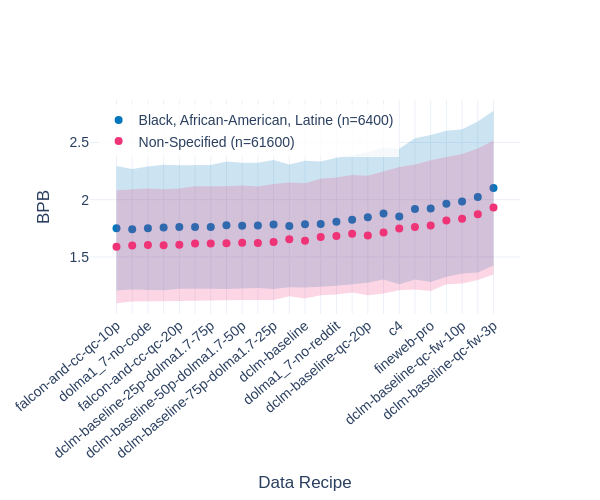

Here is the notebook cell this chart was saved with:
### Code cell
import numpy as np
import plotly.graph_objects as go
from collections import defaultdict
import plotly.colors as pc

def to_rgba(color, alpha=0.05):
    r, g, b = pc.unlabel_rgb(color) if color.startswith('rgb') else [int(color[i:i+2], 16) * 255 // 255 for i in (1, 3, 5)]
    return f"rgba({r},{g},{b},{alpha})"

VARIANT = 'sentence'
MIN_INSTANCES = 10
POC_COMS = ['African', 'Black', "Latine", "drag"]  
BLACK_COMS = ['African', 'Black']
LATINE_COMS = ['Latine']

recipes = list(results_recipes_communities.keys())

# Count total instances per community across all recipes
community_counts = defaultdict(int)
for score, communities, term in results_recipes_communities["dolma1_7-1B"][VARIANT]:
    for c in communities:
        community_counts[c] += 1

all_communities = sorted(c for c, n in community_counts.items() if n >= MIN_INSTANCES and community_terms[c] > 0)

# Separate communities into two groups based on substring
communities_with_substring = [c for c in all_communities if any(com in c for com in POC_COMS)]
communities_without_substring = [c for c in all_communities if not any(com in c for com in POC_COMS)]
# black_coms = [c for c in all_communities if any(com in c for com in BLACK_COMS)]
# latine_coms = [c for c in all_communities if any(com in c for com in LATINE_COMS)]

print(communities_with_substring)

# Aggregate data for each group
group_data = {
    f'Black, African-American, Latine': communities_with_substring,
    f'Non-Specified': communities_without_substring,
    # f'Black': black_coms,
    # f'Latine': latine_coms,
}

# Calculate aggregated means and stds per recipe for each group
# AND count total instances per group
group_means = defaultdict(dict)
group_stds = defaultdict(dict)
group_instance_counts = defaultdict(int)

for group_name, comm_list in group_data.items():
    for r in recipes:
        all_scores = []
        for score, communities, term in results_recipes_communities[r][VARIANT]:
            # Check if any community in this instance belongs to the group
            if any(c in comm_list for c in communities):
                all_scores.append(score)
                group_instance_counts[group_name] += 1  # Count each data entry
        
        group_means[group_name][r] = np.mean(all_scores) if all_scores else np.nan
        group_stds[group_name][r] = np.std(all_scores) if all_scores else np.nan

# Sort recipes by overall mean BPB
overall_means = {r: np.nanmean([group_means[g][r] for g in group_data.keys()]) for r in recipes}
sorted_recipes = sorted(recipes, key=lambda r: overall_means[r])

# Use just 2 colors for the 2 groups
colors = [ "#0077BB", "#EE3377"]  # Blue and orange

fig = go.Figure()

for i, (group_name, comm_list) in enumerate(group_data.items()):
    if not comm_list:  # Skip if group is empty
        continue
    
    ys = np.array([group_means[group_name][r] for r in sorted_recipes], dtype=float)
    errs = np.array([group_stds[group_name][r] for r in sorted_recipes], dtype=float)
    col = colors[i]
    
    # Shaded std band
    fig.add_trace(go.Scatter(
        x=sorted_recipes + sorted_recipes[::-1],
        y=np.concatenate([ys + errs, (ys - errs)[::-1]]).tolist(),
        fill='toself',
        fillcolor=to_rgba(col, alpha=0.2),
        line=dict(width=0),
        hoverinfo='skip',
        showlegend=False,
    ))
    
    # Mean line with instance count
    fig.add_trace(go.Scatter(
        x=sorted_recipes, y=ys.tolist(),
        mode='markers',
        name=f'{group_name} (n={group_instance_counts[group_name]})',
        line=dict(color=col, width=3),
        marker=dict(color=col, size=8),
    ))

fig.update_layout(
    yaxis_title="BPB",
    xaxis_title="Data Recipe",
    xaxis_tickangle=-40,
    height=500, width=600,
    template="plotly_white",
    font=dict(family="Arial", size=14),
    legend=dict(
        bgcolor="rgba(255,255,255,0.8)",
        x=0.02, y=0.98,
        xanchor='left', yanchor='top'
    ),
    margin=dict(r=80),
)
fig.update_xaxes(
    ticktext=[label[:-3] if i % 2 == 0 else "" for i, label in enumerate(sorted_recipes)],
    tickvals=sorted_recipes
)
fig.show()
#fig.write_image("datadecide_bpb_recipes_intersectional.pdf", height=500, width=600)

### Figure 1 — Plotly figure (JSON) as saved in the notebook; plotly's stock layout.template omitted (floating-point values rounded to 4 significant figures)
{"data": [{"fill": "toself", "fillcolor": "rgba(0,119,187,0.2)", "hoverinfo": "skip", "line": {"width": 0}, "showlegend": false, "type": "scatter", "x": ["falcon-and-cc-qc-10p-1B", "dolma1_7-no-math-code-1B", "dolma1_7-no-code-1B", "falcon-and-cc-qc-orig-10p-1B", "falcon-and-cc-qc-20p-1B", "dolma1_7-no-flan-1B", "dclm-baseline-25p-dolma1.7-75p-1B", "dolma1_7-1B", "dclm-baseline-50p-dolma1.7-50p-1B", "dolma1_6plus-1B", "dclm-baseline-75p-dolma1.7-25p-1B", "falcon-and-cc-1B", "dclm-baseline-1B", "falcon-1B", "dolma1_7-no-reddit-1B", "falcon-and-cc-qc-tulu-10p-1B", "dclm-baseline-qc-20p-1B", "dclm-baseline-qc-10p-1B", "c4-1B", "dclm-baseline-qc-7p-fw2-1B", "fineweb-pro-1B", "fineweb-edu-1B", "dclm-baseline-qc-fw-10p-1B", "dclm-baseline-qc-7p-fw3-1B", "dclm-baseline-qc-fw-3p-1B", "dclm-baseline-qc-fw-3p-1B", "dclm-baseline-qc-7p-fw3-1B", "dclm-baseline-qc-fw-10p-1B", "fineweb-edu-1B", "fineweb-pro-1B", "dclm-baseline-qc-7p-fw2-1B", "c4-1B", "dclm-baseline-qc-10p-1B", "dclm-baseline-qc-20p-1B", "falcon-and-cc-qc-tulu-10p-1B", "dolma1_7-no-reddit-1B", "falcon-1B", "dclm-baseline-1B", "falcon-and-cc-1B", "dclm-baseline-75p-dolma1.7-25p-1B", "dolma1_6plus-1B", "dclm-baseline-50p-dolma1.7-50p-1B", "dolma1_7-1B", "dclm-baseline-25p-dolma1.7-75p-1B", "dolma1_7-no-flan-1B", "falcon-and-cc-qc-20p-1B", "falcon-and-cc-qc-orig-10p-1B", "dolma1_7-no-code-1B", "dolma1_7-no-math-code-1B", "falcon-and-cc-qc-10p-1B"], "y": [2.295, 2.269, 2.291, 2.307, 2.301, 2.302, 2.303, 2.333, 2.323, 2.323, 2.347, 2.307, 2.341, 2.335, 2.367, 2.389, 2.418, 2.457, 2.445, 2.537, 2.566, 2.602, 2.616, 2.683, 2.778, 1.425, 1.364, 1.355, 1.327, 1.281, 1.302, 1.261, 1.303, 1.274, 1.26, 1.247, 1.24, 1.232, 1.235, 1.22, 1.229, 1.221, 1.219, 1.221, 1.223, 1.222, 1.208, 1.209, 1.216, 1.206]}, {"line": {"color": "#0077BB", "width": 3}, "marker": {"color": "#0077BB", "size": 8}, "mode": "markers", "name": "Black, African-American, Latine (n=6400)", "type": "scatter", "x": ["falcon-and-cc-qc-10p-1B", "dolma1_7-no-math-code-1B", "dolma1_7-no-code-1B", "falcon-and-cc-qc-orig-10p-1B", "falcon-and-cc-qc-20p-1B", "dolma1_7-no-flan-1B", "dclm-baseline-25p-dolma1.7-75p-1B", "dolma1_7-1B", "dclm-baseline-50p-dolma1.7-50p-1B", "dolma1_6plus-1B", "dclm-baseline-75p-dolma1.7-25p-1B", "falcon-and-cc-1B", "dclm-baseline-1B", "falcon-1B", "dolma1_7-no-reddit-1B", "falcon-and-cc-qc-tulu-10p-1B", "dclm-baseline-qc-20p-1B", "dclm-baseline-qc-10p-1B", "c4-1B", "dclm-baseline-qc-7p-fw2-1B", "fineweb-pro-1B", "fineweb-edu-1B", "dclm-baseline-qc-fw-10p-1B", "dclm-baseline-qc-7p-fw3-1B", "dclm-baseline-qc-fw-3p-1B"], "y": [1.75, 1.742, 1.75, 1.757, 1.762, 1.762, 1.762, 1.776, 1.772, 1.776, 1.784, 1.771, 1.787, 1.787, 1.807, 1.824, 1.846, 1.88, 1.853, 1.919, 1.923, 1.965, 1.985, 2.024, 2.102]}, {"fill": "toself", "fillcolor": "rgba(238,51,119,0.2)", "hoverinfo": "skip", "line": {"width": 0}, "showlegend": false, "type": "scatter", "x": ["falcon-and-cc-qc-10p-1B", "dolma1_7-no-math-code-1B", "dolma1_7-no-code-1B", "falcon-and-cc-qc-orig-10p-1B", "falcon-and-cc-qc-20p-1B", "dolma1_7-no-flan-1B", "dclm-baseline-25p-dolma1.7-75p-1B", "dolma1_7-1B", "dclm-baseline-50p-dolma1.7-50p-1B", "dolma1_6plus-1B", "dclm-baseline-75p-dolma1.7-25p-1B", "falcon-and-cc-1B", "dclm-baseline-1B", "falcon-1B", "dolma1_7-no-reddit-1B", "falcon-and-cc-qc-tulu-10p-1B", "dclm-baseline-qc-20p-1B", "dclm-baseline-qc-10p-1B", "c4-1B", "dclm-baseline-qc-7p-fw2-1B", "fineweb-pro-1B", "fineweb-edu-1B", "dclm-baseline-qc-fw-10p-1B", "dclm-baseline-qc-7p-fw3-1B", "dclm-baseline-qc-fw-3p-1B", "dclm-baseline-qc-fw-3p-1B", "dclm-baseline-qc-7p-fw3-1B", "dclm-baseline-qc-fw-10p-1B", "fineweb-edu-1B", "fineweb-pro-1B", "dclm-baseline-qc-7p-fw2-1B", "c4-1B", "dclm-baseline-qc-10p-1B", "dclm-baseline-qc-20p-1B", "falcon-and-cc-qc-tulu-10p-1B", "dolma1_7-no-reddit-1B", "falcon-1B", "dclm-baseline-1B", "falcon-and-cc-1B", "dclm-baseline-75p-dolma1.7-25p-1B", "dolma1_6plus-1B", "dclm-baseline-50p-dolma1.7-50p-1B", "dolma1_7-1B", "dclm-baseline-25p-dolma1.7-75p-1B", "dolma1_7-no-flan-1B", "falcon-and-cc-qc-20p-1B", "falcon-and-cc-qc-orig-10p-1B", "dolma1_7-no-code-1B", "dolma1_7-no-math-code-1B", "falcon-and-cc-qc-10p-1B"], "y": [2.084, 2.089, 2.098, 2.091, 2.098, 2.117, 2.114, 2.117, 2.124, 2.116, 2.138, 2.15, 2.144, 2.182, 2.194, 2.217, 2.209, 2.247, 2.286, 2.309, 2.346, 2.374, 2.4, 2.448, 2.519, 1.347, 1.299, 1.267, 1.261, 1.203, 1.216, 1.209, 1.18, 1.165, 1.188, 1.171, 1.164, 1.137, 1.157, 1.123, 1.126, 1.124, 1.121, 1.122, 1.117, 1.114, 1.114, 1.108, 1.11, 1.095]}, {"line": {"color": "#EE3377", "width": 3}, "marker": {"color": "#EE3377", "size": 8}, "mode": "markers", "name": "Non-Specified (n=61600)", "type": "scatter", "x": ["falcon-and-cc-qc-10p-1B", "dolma1_7-no-math-code-1B", "dolma1_7-no-code-1B", "falcon-and-cc-qc-orig-10p-1B", "falcon-and-cc-qc-20p-1B", "dolma1_7-no-flan-1B", "dclm-baseline-25p-dolma1.7-75p-1B", "dolma1_7-1B", "dclm-baseline-50p-dolma1.7-50p-1B", "dolma1_6plus-1B", "dclm-baseline-75p-dolma1.7-25p-1B", "falcon-and-cc-1B", "dclm-baseline-1B", "falcon-1B", "dolma1_7-no-reddit-1B", "falcon-and-cc-qc-tulu-10p-1B", "dclm-baseline-qc-20p-1B", "dclm-baseline-qc-10p-1B", "c4-1B", "dclm-baseline-qc-7p-fw2-1B", "fineweb-pro-1B", "fineweb-edu-1B", "dclm-baseline-qc-fw-10p-1B", "dclm-baseline-qc-7p-fw3-1B", "dclm-baseline-qc-fw-3p-1B"], "y": [1.589, 1.6, 1.603, 1.602, 1.606, 1.617, 1.618, 1.619, 1.624, 1.621, 1.63, 1.654, 1.64, 1.673, 1.683, 1.702, 1.687, 1.713, 1.747, 1.762, 1.774, 1.818, 1.833, 1.873, 1.933]}], "layout": {"font": {"family": "Arial", "size": 14}, "height": 500, "legend": {"bgcolor": "rgba(255,255,255,0.8)", "x": 0.02, "xanchor": "left", "y": 0.98, "yanchor": "top"}, "margin": {"r": 80}, "width": 600, "xaxis": {"tickangle": -40, "ticktext": ["falcon-and-cc-qc-10p", "", "dolma1_7-no-code", "", "falcon-and-cc-qc-20p", "", "dclm-baseline-25p-dolma1.7-75p", "", "dclm-baseline-50p-dolma1.7-50p", "", "dclm-baseline-75p-dolma1.7-25p", "", "dclm-baseline", "", "dolma1_7-no-reddit", "", "dclm-baseline-qc-20p", "", "c4", "", "fineweb-pro", "", "dclm-baseline-qc-fw-10p", "", "dclm-baseline-qc-fw-3p"], "tickvals": ["falcon-and-cc-qc-10p-1B", "dolma1_7-no-math-code-1B", "dolma1_7-no-code-1B", "falcon-and-cc-qc-orig-10p-1B", "falcon-and-cc-qc-20p-1B", "dolma1_7-no-flan-1B", "dclm-baseline-25p-dolma1.7-75p-1B", "dolma1_7-1B", "dclm-baseline-50p-dolma1.7-50p-1B", "dolma1_6plus-1B", "dclm-baseline-75p-dolma1.7-25p-1B", "falcon-and-cc-1B", "dclm-baseline-1B", "falcon-1B", "dolma1_7-no-reddit-1B", "falcon-and-cc-qc-tulu-10p-1B", "dclm-baseline-qc-20p-1B", "dclm-baseline-qc-10p-1B", "c4-1B", "dclm-baseline-qc-7p-fw2-1B", "fineweb-pro-1B", "fineweb-edu-1B", "dclm-baseline-qc-fw-10p-1B", "dclm-baseline-qc-7p-fw3-1B", "dclm-baseline-qc-fw-3p-1B"], "title": {"text": "Data Recipe"}}, "yaxis": {"title": {"text": "BPB"}}}}
